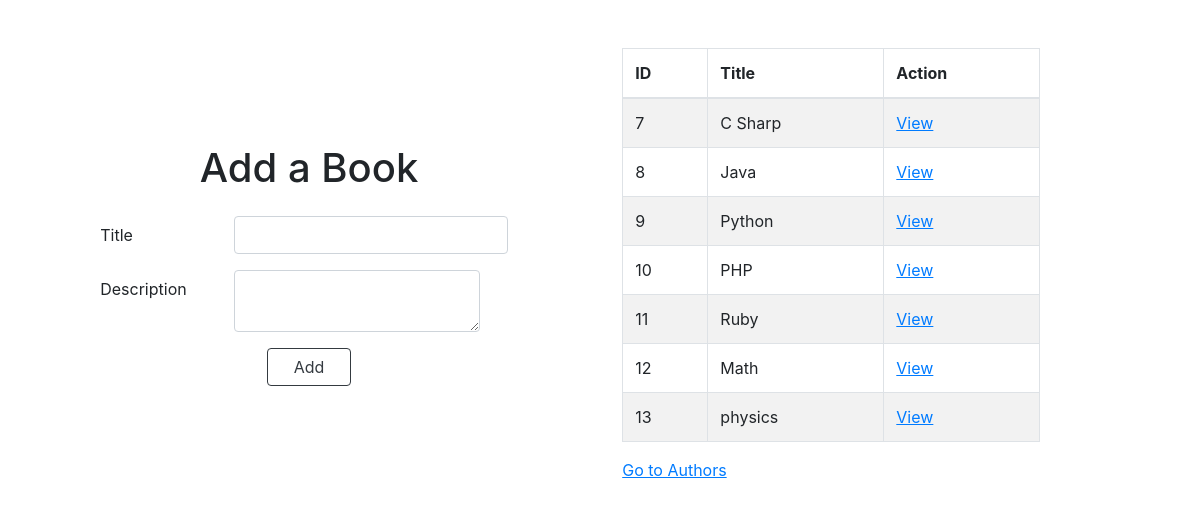
/books, run on the app's committed database.
### books/models.py (models this page shows)
class Book(models.Model):
    title = models.CharField(max_length=255)
    description = models.TextField()
    authors = models.ManyToManyField(Author, related_name="books")
    created_at = models.DateTimeField(auto_now_add=True)
    updated_at = models.DateTimeField(auto_now=True)

### books/views.py (the view)
# urls.py: path('books', views.index),
def index(request):
    context = {
        'books': Book.objects.all()
    }
    return render(request, 'books.html', context)

### books/templates/books.html (shortened to what this page needs)
<!DOCTYPE html>
<html lang="en">
<head>
    <link rel="stylesheet" href="https://cdn.jsdelivr.net/npm/bootstrap@4.3.1/dist/css/bootstrap.min.css">
</head>
<body>
    <div class="container d-inline-flex flex-wrap justify-content-around align-items-center p-5 mb-5">
    <section class="book-form">
        <h1 class="text-center mb-4">Add a Book</h1>
        <form action="/books/add_book" method="post">
            <div class="form-group row">
                <label for="book_title" class="col-4 col-form-label">Title</label>
                <div>
                  <input type="text" class="form-control" id="book_title" name="book_title">
                </div>
              </div>
              <div class="form-group row">
                <label for="book_description" class="col-4 col-form-label">Description</label>
                <div>
                <textarea name="book_description" class="form-control" id="book_description"></textarea>
                </div>
              </div>
              <div class="text-center ">
              <button class="btn btn-outline-dark">Add</button>
            </div>
        </form>
    </section>
    <section class="book-table">
        <table class="table table-striped table-bordered">
            <thead>
              <tr>
                <th scope="col">ID</th>
                <th scope="col">Title</th>
                <th scope="col">Action</th>
              </tr>
            </thead>
            <tbody>
                {% for book in books %}
                <tr>
                    <td>{{ book.id }}</td>
                    <td>{{ book.title }}</td>
                    <td>
                        <a href="/books/{{book.id}}"><u>View</u></a>
                    </td>
                </tr>
                {% endfor %}
            </tbody>
          </table>
          <a href="/authors"><u>Go to Authors</u></a>
    </section>
</div>
</body>
</html>

### books/templates/books.html (style rules this page uses)
.container { margin: 0 auto; }
.book-form { width: 40%; }
.book-table { width: 40%; }
.btn-outline-dark { width: 20%; }

### data on the page
Book: id "7", title "C Sharp"
Book: id "8", title "Java"
Book: id "9", title "Python"
Book: id "10", title "PHP"
Book: id "11", title "Ruby"
Book: id "12", title "Math"
Book: id "13", title "physics"
